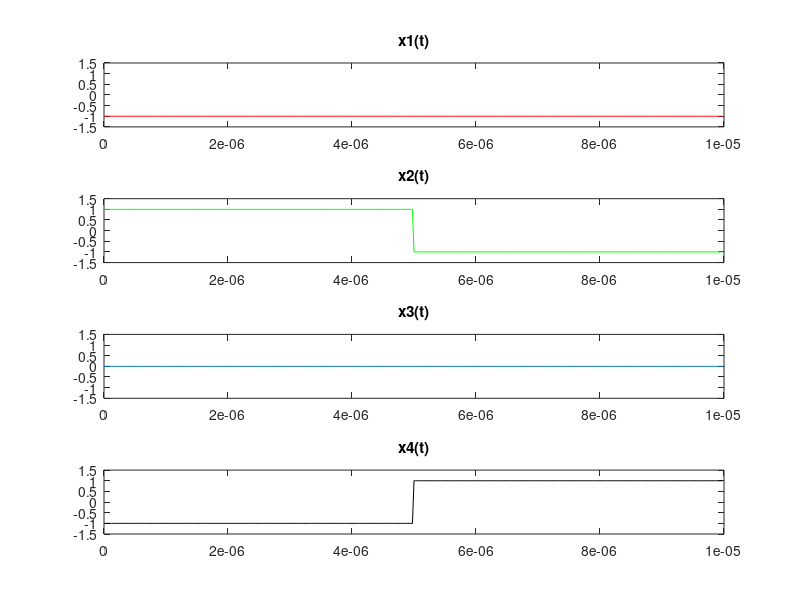
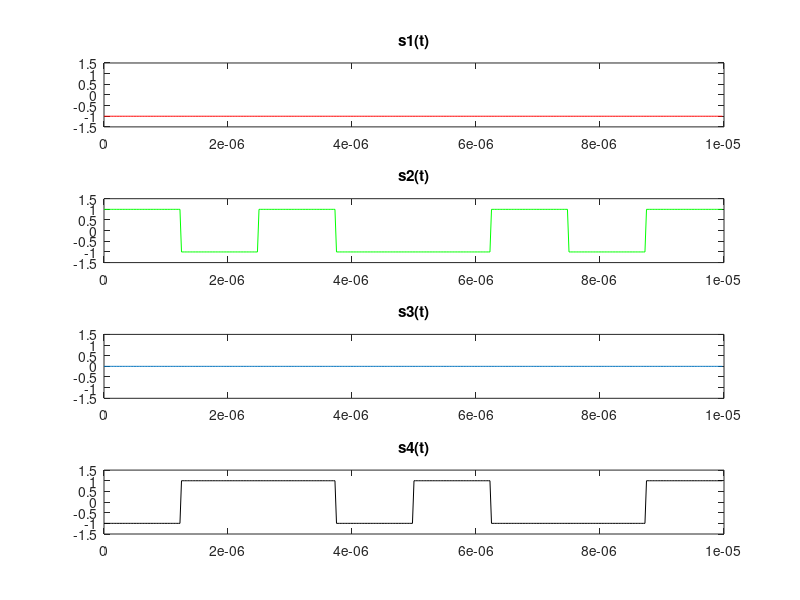
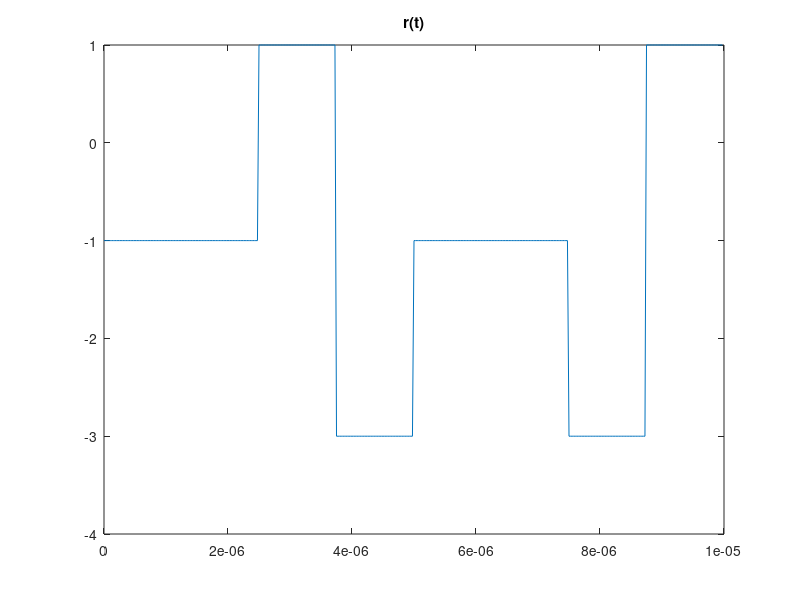
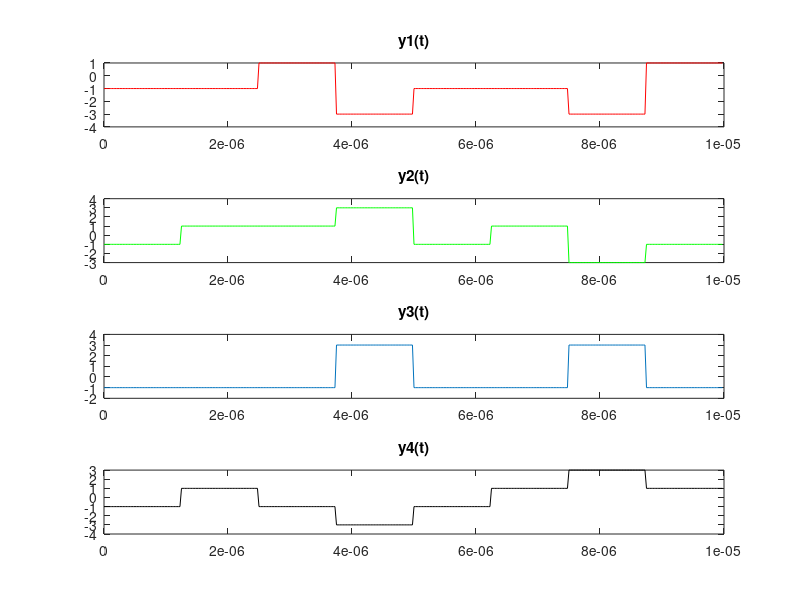

Recreate these plots in MATLAB, in order.
clear all;
close all;
N = 4; %fator de espalhamento, 4 chips - 1 bit
L = N; %periodo
bits = 2;
%codigo polar
Rb = 200e3;
chips_amostras = 50;
Tb = 1/Rb;
Tc = Rb/N;
SNR = 100;%sem ruido
user0 = [-1 -1]; %00
user1 = [1 -1]; %10
user2 = [0 0]; %silencioso
user3 = [-1 1]; %01

codigo = hadamard(N);
%repetir a informacao de cada usuario de acordo com o fator do espalhamento
x1_rep = kron(user0,ones([1,L])); 
x2_rep = kron(user1,ones([1,L])); 
x3_rep = kron(user2,ones([1,L])); 
x4_rep = kron(user3,ones([1,L]));

%codigos
%perguntar
codigo1 = repmat(codigo(1,:),1,2); %pegar a linha correspondente
codigo2 = repmat(codigo(2,:),1,2);
codigo3 = repmat(codigo(3,:),1,2);
codigo4 = repmat(codigo(4,:),1,2);

s1 = x1_rep.*codigo1;
s2 = x2_rep.*codigo2;
s3 = x3_rep.*codigo3;
s4 = x4_rep.*codigo4;

soma_s = s1 + s2 + s3 + s4;
r = awgn(soma_s,SNR);

%dominio tempo
filtro = ones(1,chips_amostras);
%superamostragem
x1_t = filter(filtro,1,upsample(x1_rep,chips_amostras));
x2_t = filter(filtro,1,upsample(x2_rep,chips_amostras));
x3_t = filter(filtro,1,upsample(x3_rep,chips_amostras));
x4_t = filter(filtro,1,upsample(x4_rep,chips_amostras));

s1_t = filter(filtro,1,upsample(s1,chips_amostras));
s2_t = filter(filtro,1,upsample(s2,chips_amostras));
s3_t = filter(filtro,1,upsample(s3,chips_amostras));
s4_t = filter(filtro,1,upsample(s4,chips_amostras));

r_t =filter(filtro,1,upsample(r,chips_amostras));
t = bits*Tb*((0:length(x4_t)-1)/length(x4_t));

figure();
subplot(411);
plot(t,x1_t,'r');
title('x1(t)');
ylim([-1.5 1.5]);
subplot(412);
plot(t,x2_t,'g');
ylim([-1.5 1.5]);
title('x2(t)');
subplot(413);
plot(t,x3_t);
title('x3(t)');
ylim([-1.5 1.5]);
subplot(414);
plot(t,x4_t,'k');
title('x4(t)');
ylim([-1.5 1.5]);

figure();
subplot(411);
plot(t,s1_t,'r');
ylim([-1.5 1.5]);
title('s1(t)');
subplot(412);
plot(t,s2_t,'g');
ylim([-1.5 1.5]);
title('s2(t)');
subplot(413);
plot(t,s3_t);
ylim([-1.5 1.5]);
title('s3(t)');
subplot(414);
plot(t,s4_t,'k');
ylim([-1.5 1.5]);
title('s4(t)');

figure();
plot(t,r_t);
title('r(t)');

%receptor
y1 = codigo1.*r;
y2 = codigo2.*r;
y3 = codigo3.*r;
y4 = codigo4.*r;
%superamostragem
y1_t = filter(filtro,1,upsample(y1,chips_amostras));
y2_t = filter(filtro,1,upsample(y2,chips_amostras));
y3_t = filter(filtro,1,upsample(y3,chips_amostras));
y4_t = filter(filtro,1,upsample(y4,chips_amostras));

figure();
subplot(411);
plot(t,y1_t,'r');
title('y1(t)');
subplot(412);
plot(t,y2_t,'g');
title('y2(t)');
subplot(413);
plot(t,y3_t);
title('y3(t)');
subplot(414);
plot(t,y4_t,'k');
title('y4(t)');
%integral e correlator

